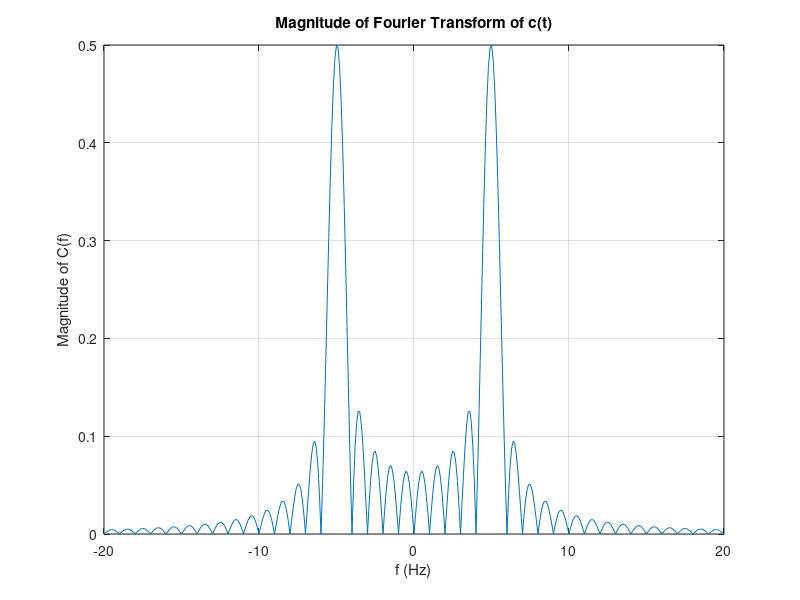
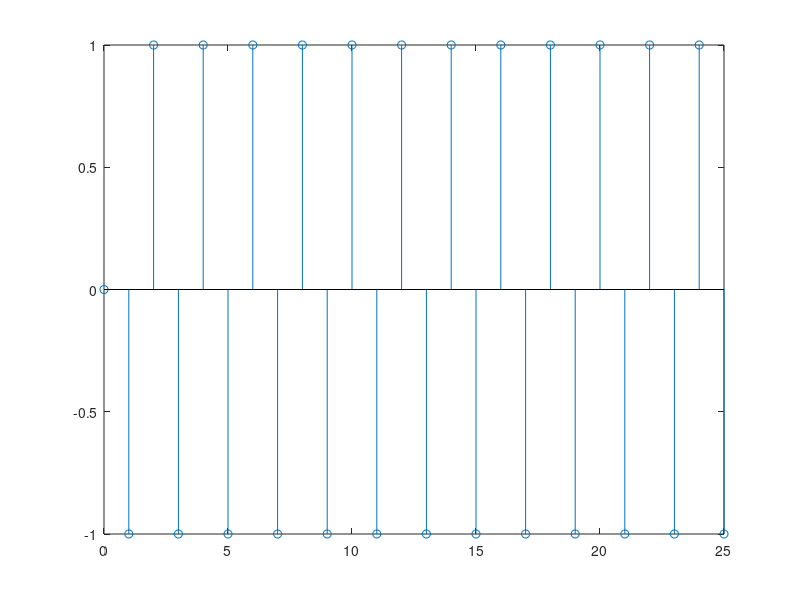

These charts were generated, in order, by the following MATLAB code:
% Sampling Time: 1 over the sampling rate
Ts = 0.01;
% Plot from -0.5 to 1.5, vector is generated of these points in time
t = -0.5 : Ts : 1.5
fc = 10;
x = sin(2*pi*fc*t);
h = rectpuls(t-0.5)
c = x.*h
figure
plot(t, c)
grid
title('HW 0.1a')
xlabel('t')
ylabel('c(t)')



%0.2a
fc = 5;
f = [-20:0.1:20];
C = j*0.5*exp(-j*pi*(f+fc)) .* sinc(f+fc) - j*0.5*exp(-j*pi*(f-fc)) .* sinc(f-fc);
plot(f, abs(C))
grid
title('Magnitude of Fourier Transform of c(t)')
xlabel('f (Hz)')
ylabel('Magnitude of C(f)')


u = @(n) 1.0 * (n>0);

w0 = pi;
n = [0:25];
%u = stepfun(n, 0);
c = cos(w0*n);
u1 = u(n)
%figure, stem(n, h);
n = [0:25];

h = c .* u1;
%figure; plot(n, u(n));
figure, stem(n, h);